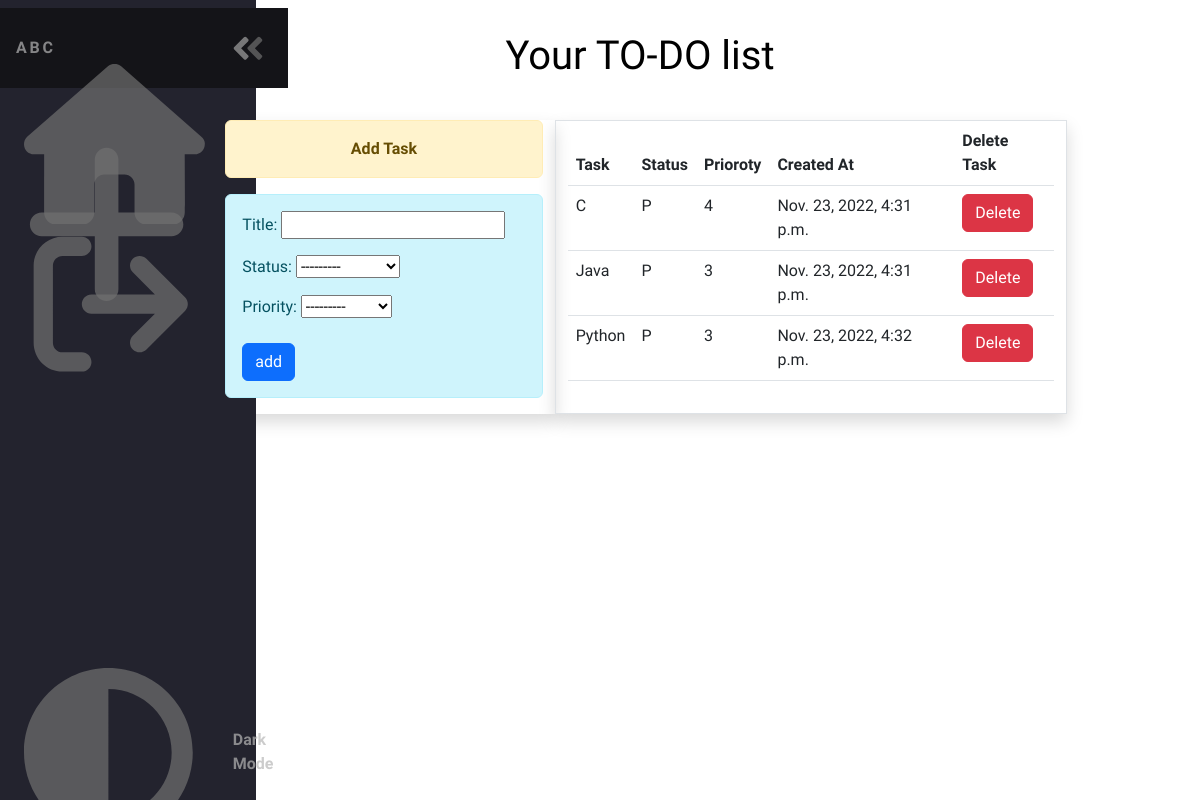
Screenshot of / (signed in) with the database file from the repository.
### app/models.py (models this page shows, shortened)
class TODO(models.Model):
    title = models.CharField(max_length=50)
    completion_status = [
        ('C', 'COMPLETE'),
        ('P', 'PENDING'),
        ('F', 'FAILED'),
    ]
    status = models.CharField(max_length=2, choices=completion_status)
    priority_status = [
        ('1','Very Low'),
        ('2','Low'),
        ('3','Medium'),
        ('4','High'),
        ('5','Very High'),
    ]
    priority = models.CharField(max_length=2, choices=priority_status)
    created_at = models.DateTimeField(auto_now_add=True)
    user = models.ForeignKey(User, on_delete=models.CASCADE)

### app/views.py (the view)
# urls.py: path('', views.home, name='home'),
@login_required(login_url='login')
def home(request):
    if request.user.is_authenticated:
        user = request.user
        form = TODOForm()
        tasks = TODO.objects.filter(user = user).order_by('-priority')
        return render(request, 'app/home.html', {'form':form, 'tasks':tasks})

### app/forms.py
class TODOForm(ModelForm):
    class Meta:
        model = TODO
        fields = [
            'title',
            'status',
            'priority',
        ]

### app/templates/app/home.html (shortened to what this page needs)
{% extends 'app/core.html' %}
{% block content %}
    <div class="container p-3">
        <h1 class='mx-auto text-center'>Your TO-DO list</h1>
        <div class="row d-flex flex-row mx-auto justify-content-center mt-4 p-3">
            <div class="col-md-4 shadow ">
                <div class="alert alert-warning text-center"><strong>Add Task</strong></div>
                <div class="alert alert-info">
                    <form action="/add-task/" method="post">
                        {{form.as_p}}
                        <div class='text-centerx'>
                            <input type="submit" value="add" class='btn btn-primary mt-2 '>
                        </div>
                    </form>
                </div>
            </div>
            <div class="col-md-6 shadow border">
                {% if tasks|length == 0 %}
                <div class="alert alert-danger">
                    No Tasks!!
                </div>
                {% else %}
                <div>
                    <table class='table'>
                        <thead>
                            <th>Task</th>
                            <th>Status</th>
                            <th>Prioroty</th>
                            <th>Created At</th>
                            <th>Delete Task</th>
                        </thead>
                        <tbody>
                            {% for task in tasks %}
                                <tr>
                                    <td>{{task.title}}</td>
                                    <td>{{task.status}}</td>
                                    <td>{{task.priority}}</td>
                                    <td>{{task.created_at}}</td>
                                    <td><a href="/delete-task/{{task.id}}" class='btn btn-danger'>Delete</a></td>
                                </tr>
                            {% endfor %}
                        </tbody>
                    </table>
                </div>
                {% endif %}
            </div>
        </div>
    </div>
{% endblock content %}

### app/templates/app/core.html (shortened to what this page needs)
{% load static %}
<!doctype html>
<html lang="en">
  <head>
    <link rel="stylesheet" href="{% static 'css/core.css' %}">
    <link href="https://cdn.jsdelivr.net/npm/bootstrap@5.2.3/dist/css/bootstrap.min.css" rel="stylesheet">
  </head>
  <body>
    {% include 'app/navbar.html' %}
    <main>
        {% block content %}{% endblock content %}
    </main>
  </body>
</html>

### app/templates/app/navbar.html (shortened to what this page needs)
{% load static %}
<!DOCTYPE html>
<html lang="en">
<head>
    <link rel="stylesheet" href="{% static 'css/navbar-style.css' %}">
</head>
<body>
    <nav class="navbar">
        <ul class="navbar-nav">
            <li class="logo">
                <a href="#" class="nav-link">
                  {% if user.is_authenticated %}
                  <span class="link-text logo-text">{{user.username}}</span>
                  {% else %}
                  <span class="link-text logo-text">TODO App</span>
                  {% endif %}
                </a>
            </li>
            {% if user.is_authenticated %}
            <li class="nav-item">
                <a href="/" class="nav-link">
                    <span class="link-text">Home</span>
                  </a>
            </li>
            <li class="nav-item">
                <a href="#" class="nav-link">
                  <span class="link-text">Create Task</span>
                </a>
            </li>
            <li class="nav-item">
              <a href="/logout/" class="nav-link">
                <span class="link-text">Logout</span>
              </a>
            </li>
            <li class="nav-item">
              <a onclick='darkfunc()'href="#" class="nav-link">
                <span class="link-text">Dark Mode</span>
              </a>
            </li>
          {% endif %}
        </ul>
    </nav>
</body>
</html>

### app/static/css/core.css (style rules this page uses)
* { font-family: 'Aleo', serif; margin: 0%; padding: 0%; box-sizing: border-box; }
body { color: black; background-color: white; margin: 0; padding: 0%; }
main { margin-left: 5rem; padding: 1rem; }

### app/static/css/navbar-style.css (style rules this page uses)
:root { font-size: 16px; font-family: 'Aleo', serif; --text-primary: #b6b6b6; --text-secondry: #ececec; --bg-primary: #23232e; --bg-secondry: #141418; --transition-speed: 600ms; }
body { color: black; background-color: white; margin: 0; padding: 0%; }
.navbar { width: 2rem; height: 100vh; background-color: var(--bg-primary); position: fixed; transition: width 200ms ease; }
.navbar-nav { list-style: none; padding: 0%; margin: 0; display: flex; flex-direction: column; align-items: center; height: 100%; }
.nav-item { width: 100%; }
.nav-item:last-child { margin-top: auto; }
.nav-link { display: flex; align-items: center; height: 5rem; color: var(--text-primary); text-decoration: none; filter: grayscale(100%) opacity(0.7); transition: var(--transition-speed); }
.link-text { display: none; margin-left: 1rem; font-weight: bold; }
.nav-link svg { min-width: 2rem; margin: 0 1.5rem; }
.logo { text-transform: uppercase; font-weight: bold; margin-bottom: 1rem; text-align: center; color: var(--text-secondry); background: var(--bg-secondry); font-size: 1rem; letter-spacing: 0.3ch; width:100%; }
.logo svg { transform: rotate(0deg); transition: transform var(--transition-speed); }
@media only screen and (min-width: 600px) { .navbar { top: 0; width: 5rem; height: 100vh; } }

### rows the page displays
TODO: title "C", status "P", priority "4", created_at "Nov. 23, 2022, 4:31 p.m."
TODO: title "Java", status "P", priority "3", created_at "Nov. 23, 2022, 4:31 p.m."
TODO: title "Python", status "P", priority "3", created_at "Nov. 23, 2022, 4:32 p.m."

### other values shown
{{ user.username }} "ABC"
